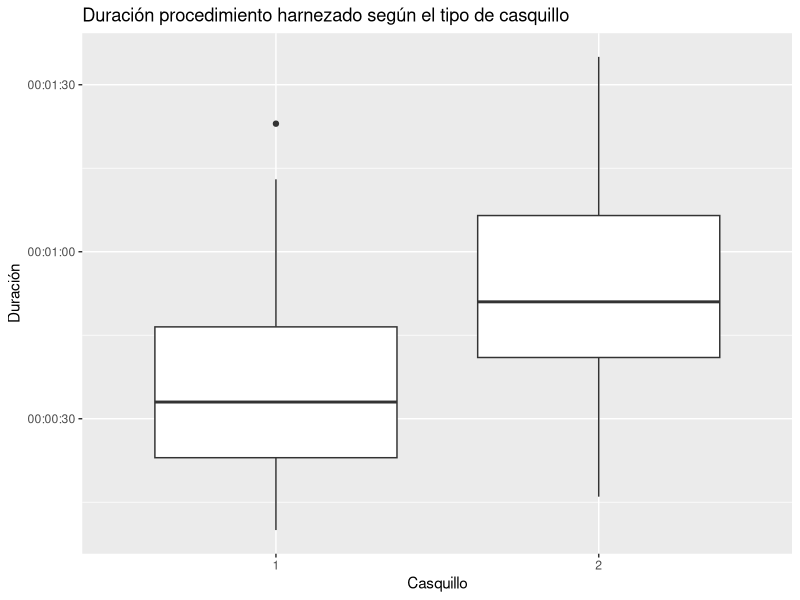
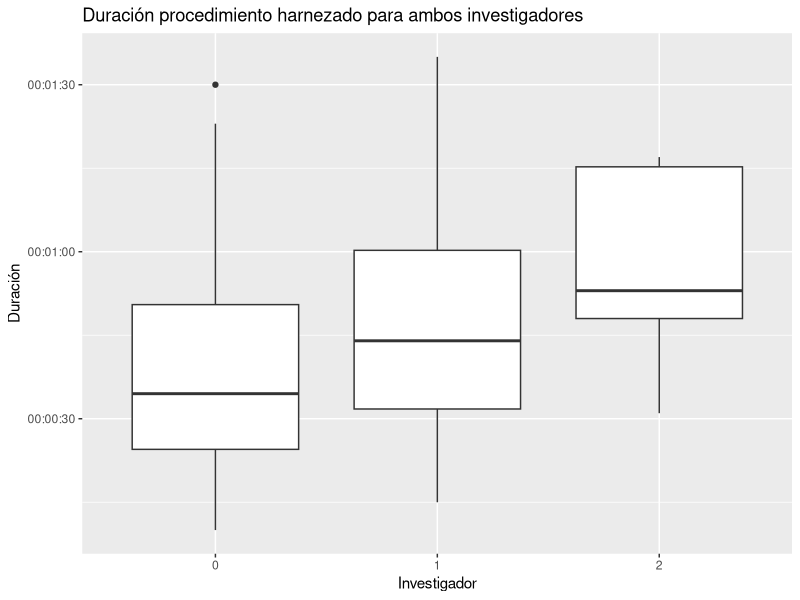
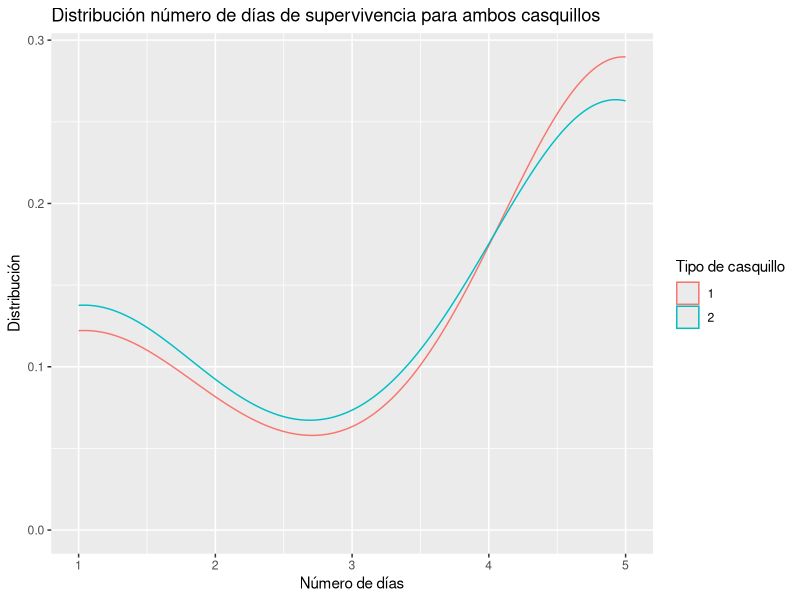

Reproduce these figures in R, in order.
## ---- chunk 1
knitr::opts_chunk$set(echo = TRUE)
## ---- chunk 2
library(tidyverse)
library(readxl)
library(knitr)
## ---- chunk 3
Harnezing <- read_excel("Data_Bees_Survival.xlsx", sheet = 1)
Survival <- read_excel("Data_Bees_Survival.xlsx", sheet = 2)
## ---- chunk 4
Harnezing$Type_Har <- factor(Harnezing$Type_Har)
Harnezing$Researcher <- factor(Harnezing$Researcher)
Harnezing %>%
  ggplot(aes(x = Type_Har, y = Duration)) +
  geom_boxplot() +
  labs(title = "Duración procedimiento harnezado según el tipo de casquillo", x = "Casquillo",
       y = "Duración")
Harnezing %>%
  ggplot(aes(x = Researcher, y = Duration)) +
  geom_boxplot() +
  labs(title = "Duración procedimiento harnezado para ambos investigadores", x = "Investigador",
       y = "Duración")
## ---- chunk 5
time <- Harnezing %>%
  group_by(Type_Har) %>%
  summarize(x = mean(Duration))
max_life <- Survival %>%
  group_by(ID, Type_Har) %>%
  summarise(max_life = max(Feeding_day))
kable(max_life %>%
  group_by(Type_Har) %>%
  summarise(mean_days_alive = mean(max_life)), col.names = c("Casquillo", "Promedio supervivencia (días)"), caption = "Comparación del promedio de días de supervivencia para cada casquillo")
max_life$Type_Har <- factor(max_life$Type_Har)
max_life %>%
  ggplot(aes(x = max_life, color = Type_Har)) +
  geom_density() +
  labs(title = "Distribución número de días de supervivencia para ambos casquillos", x = "Número de días",
       y = "Distribución", color = "Tipo de casquillo")
## ---- chunk 6
number_errors <- Harnezing %>% 
  mutate(yes_no_error = case_when(Error == 0 ~ 0, Error != 0 ~ 1)) %>%
  group_by(Type_Har) %>%
  summarize(total_errors = sum(yes_no_error))
kable(number_errors, col.names = c("Casquillo", "Número total de errores"), caption = "Comparación de número total de errores cometidos para cada casquillo")
